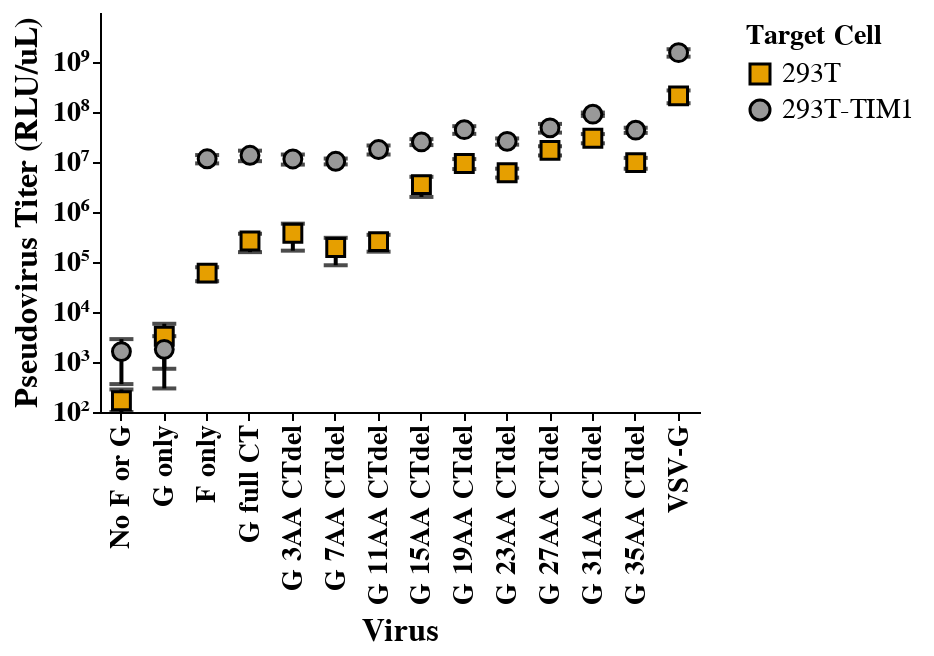

Notebook cell for this chart:
### Code cell
# Define a mapping of actual virus names to custom display names
virus_display_names = {
    "bald": "No F or G",
    "G only": "G only",
    "F only": "F only",
    "full G": "G full CT",
    "G -3": "G 3AA CTdel",
    "G -7": "G 7AA CTdel",
    "G -11": "G 11AA CTdel",
    "G -15": "G 15AA CTdel",
    "G -19": "G 19AA CTdel",
    "G -23": "G 23AA CTdel",
    "G -27": "G 27AA CTdel",
    "G -31": "G 31AA CTdel",
    "G -35": "G 35AA CTdel",
    "VSV-G": "VSV-G"
}
virus_order = [
    "bald",
    "G only",
    "F only",
    "full G",
    "G -3",
    "G -7",
    "G -11",
    "G -15",
    "G -19",
    "G -23",
    "G -27",
    "G -31",
    "G -35",
    "VSV-G"
]

# Filter df_agg_exp1 to include only selected viruses
df_agg_exp1 = df_agg_exp1[df_agg_exp1['virus'].isin(virus_order)].copy()

# Ensure category consistency and remove spaces
df_agg_exp1['virus'] = df_agg_exp1['virus'].str.strip()

# Create an explicit numerical order for sorting
virus_order_dict = {virus: i for i, virus in enumerate(virus_order)}
df_agg_exp1['virus_order'] = df_agg_exp1['virus'].map(virus_order_dict)

# Sort DataFrame before passing it to Altair
df_agg_exp1 = df_agg_exp1.sort_values('virus_order')

# Define tick positions for log-scale y-axis
log_ticks = [10**i for i in range(2, 10)]  # 10^2 to 10^9

# Manually define labels using Unicode superscripts
log_labels = ["10²", "10³", "10⁴", "10⁵", "10⁶", "10⁷", "10⁸", "10⁹"]

# Format label expression correctly for JavaScript using virus_display_names
label_expr = "{ " + ", ".join(f"{i}: '{virus_display_names[v]}'" for i, v in enumerate(virus_order)) + " }[datum.value]"

# Base chart with explicit sorting and custom x-axis labels
base = alt.Chart(df_agg_exp1).encode(
    x=alt.X(
        'virus_order:O',  # Use numerical order for sorting
        title='Virus',
        axis=alt.Axis(
            labelAngle=270,
            labelFontSize=14,
            labelFontWeight='bold',
            titleFontSize=16,
            titleFontWeight='bold',
            values=list(range(len(virus_order))),  # Ensures Altair keeps labels
            labelExpr=label_expr  # Maps back to custom virus names
        )
    ),
    y=alt.Y(
        'mean_RLU_uL:Q',
        title='Pseudovirus Titer (RLU/uL)',
        scale=alt.Scale(type='log', domain=[100, df_agg_exp1['upper_RLU_uL'].max()]),
        axis=alt.Axis(
            labelFontSize=14,
            labelFontWeight='bold',
            titleFontSize=16,
            titleFontWeight='bold',
            values=log_ticks,  # Force log ticks
            labelExpr="{ " + ", ".join(f"{v}: '{label}'" for v, label in zip(log_ticks, log_labels)) + " }[datum.value]"
        ),
    ),
    color=alt.Color(
        'cell line:N',
        scale=alt.Scale(domain=list(color_mapping.keys()), range=list(color_mapping.values())),
        legend=alt.Legend(title='Target Cell')
    ),
    shape=alt.Shape(
        'cell line:N',
        scale=alt.Scale(domain=list(shape_mapping.keys()), range=list(shape_mapping.values())),
        legend=alt.Legend(title='Target Cell')
    ),
    tooltip=[
        alt.Tooltip('virus:N', title='Virus'),
        alt.Tooltip('cell line:N', title='Target Cell'),
        alt.Tooltip('mean_RLU_uL:Q', title='Pseudovirus Titer (RLU/uL)'),
        alt.Tooltip('std_RLU_uL:Q', title='Standard Deviation')
    ]
)

# Points for the mean with fixed shape encoding and black outline
points = base.mark_point(
    size=80, filled=True, opacity=1, stroke='black', strokeWidth=1.5  # Adds black outline
).add_params(hover)

# Highlight nearest point (still on top)
highlight = base.transform_filter(hover).mark_circle(size=200, color="red")

# Error bars with black color (added first to appear behind)
error_bars = alt.Chart(df_agg_exp1).mark_rule(size=2, color='black').encode(
    x='virus_order:O',
    y='lower_RLU_uL:Q',
    y2='upper_RLU_uL:Q'
)

# Error bar caps with black color (added before points to stay behind)
error_caps = (
    alt.Chart(df_agg_exp1).mark_tick(size=12, thickness=2, orient='horizontal', color='black').encode(
        x='virus_order:O',
        y='lower_RLU_uL:Q'
    ) +
    alt.Chart(df_agg_exp1).mark_tick(size=12, thickness=2, orient='horizontal', color='black').encode(
        x='virus_order:O',
        y='upper_RLU_uL:Q'
    )
)

# Combine layers ensuring error bars & caps are behind points
combined_chart = (error_bars + error_caps + points + highlight).properties(
    width=300,
    height=200
).configure_axis(
    labelFontSize=8,  # Apply globally to be safe
    labelFontWeight='bold',
    titleFontSize=12,
    titleFontWeight='bold',
    grid=False
).configure_view(
    strokeWidth=2
)

combined_chart.save("03_output/plots/Titer_CTdel_G_Only.html")

# Display the chart
combined_chart

### Figure 1 — Vega-Lite specification as saved in the notebook (floating-point values rounded to 4 significant figures)
{"config": {"background": "transparent", "title": {"fontSize": 20, "fontWeight": "normal", "font": "Helvetica", "anchor": "start", "color": "#000000", "orient": "top", "offset": 5, "subtitleColor": "gray", "subtitleFont": "Helvetica", "subtitleFontWeight": "normal", "subtitleFontSize": 18, "subtitlePadding": 2}, "axis": {"domain": true, "domainColor": "black", "domainWidth": 1, "grid": false, "gridColor": "#DEDDDD", "gridWidth": 0.5, "labelFont": "Helvetica", "labelFontSize": 8, "labelFlush": false, "labelFontWeight": "bold", "labelPadding": 2, "tickColor": "black", "tickSize": 4, "tickWidth": 1, "titleFont": "Helvetica", "titleAlign": "center", "titleFontWeight": "bold", "titleFontSize": 12, "titlePadding": 5}, "legend": {"labelFont": "Helvetica", "labelFontSize": 14, "symbolSize": 100, "titleFont": "Helvetica", "titleFontSize": 14, "titleFontWeight": "bold", "padding": 5, "titleLimit": 200, "gradientLength": 100}, "range": {"category": ["#4e79a7", "#f28e2c", "#e15759", "#76b7b2", "#59a14f", "#edc949", "#af7aa1", "#ff9da7", "#9c755f", "#bab0ab"], "diverging": ["#c7e9b4", "#7fcdbb", "#41b6c4", "#1d91c0", "#225ea8", "#253494"]}, "view": {"stroke": "transparent", "strokeWidth": 2}, "text": {"font": "Helvetica Light", "fontSize": 14}}, "layer": [{"mark": {"type": "rule", "color": "black", "size": 2}, "encoding": {"x": {"field": "virus_order", "type": "ordinal"}, "y": {"field": "lower_RLU_uL", "type": "quantitative"}, "y2": {"field": "upper_RLU_uL"}}}, {"layer": [{"mark": {"type": "tick", "color": "black", "orient": "horizontal", "size": 12, "thickness": 2}, "encoding": {"x": {"field": "virus_order", "type": "ordinal"}, "y": {"field": "lower_RLU_uL", "type": "quantitative"}}}, {"mark": {"type": "tick", "color": "black", "orient": "horizontal", "size": 12, "thickness": 2}, "encoding": {"x": {"field": "virus_order", "type": "ordinal"}, "y": {"field": "upper_RLU_uL", "type": "quantitative"}}}]}, {"mark": {"type": "point", "filled": true, "opacity": 1, "size": 80, "stroke": "black", "strokeWidth": 1.5}, "encoding": {"color": {"field": "cell line", "legend": {"title": "Target Cell"}, "scale": {"domain": ["293T", "293T-TIM1"], "range": ["#E69F00", "#999999"]}, "type": "nominal"}, "shape": {"field": "cell line", "legend": {"title": "Target Cell"}, "scale": {"domain": ["293T", "293T-TIM1"], "range": ["square", "circle"]}, "type": "nominal"}, "tooltip": [{"field": "virus", "title": "Virus", "type": "nominal"}, {"field": "cell line", "title": "Target Cell", "type": "nominal"}, {"field": "mean_RLU_uL", "title": "Pseudovirus Titer (RLU/uL)", "type": "quantitative"}, {"field": "std_RLU_uL", "title": "Standard Deviation", "type": "quantitative"}], "x": {"axis": {"labelAngle": 270, "labelExpr": "{ 0: 'No F or G', 1: 'G only', 2: 'F only', 3: 'G full CT', 4: 'G 3AA CTdel', 5: 'G 7AA CTdel', 6: 'G 11AA CTdel', 7: 'G 15AA CTdel', 8: 'G 19AA CTdel', 9: 'G 23AA CTdel', 10: 'G 27AA CTdel', 11: 'G 31AA CTdel', 12: 'G 35AA CTdel', 13: 'VSV-G' }[datum.value]", "labelFontSize": 14, "labelFontWeight": "bold", "titleFontSize": 16, "titleFontWeight": "bold", "values": [0, 1, 2, 3, 4, 5, 6, 7, 8, 9, 10, 11, 12, 13]}, "field": "virus_order", "title": "Virus", "type": "ordinal"}, "y": {"axis": {"labelExpr": "{ 100: '10²', 1000: '10³', 10000: '10⁴', 100000: '10⁵', 1000000: '10⁶', 10000000: '10⁷', 100000000: '10⁸', 1000000000: '10⁹' }[datum.value]", "labelFontSize": 14, "labelFontWeight": "bold", "titleFontSize": 16, "titleFontWeight": "bold", "values": [100, 1000, 10000, 100000, 1000000, 10000000, 100000000, 1000000000]}, "field": "mean_RLU_uL", "scale": {"domain": [100, 1800000000.0], "type": "log"}, "title": "Pseudovirus Titer (RLU/uL)", "type": "quantitative"}}, "name": "view_15"}, {"mark": {"type": "circle", "color": "red", "size": 200}, "encoding": {"color": {"field": "cell line", "legend": {"title": "Target Cell"}, "scale": {"domain": ["293T", "293T-TIM1"], "range": ["#E69F00", "#999999"]}, "type": "nominal"}, "shape": {"field": "cell line", "legend": {"title": "Target Cell"}, "scale": {"domain": ["293T", "293T-TIM1"], "range": ["square", "circle"]}, "type": "nominal"}, "tooltip": [{"field": "virus", "title": "Virus", "type": "nominal"}, {"field": "cell line", "title": "Target Cell", "type": "nominal"}, {"field": "mean_RLU_uL", "title": "Pseudovirus Titer (RLU/uL)", "type": "quantitative"}, {"field": "std_RLU_uL", "title": "Standard Deviation", "type": "quantitative"}], "x": {"axis": {"labelAngle": 270, "labelExpr": "{ 0: 'No F or G', 1: 'G only', 2: 'F only', 3: 'G full CT', 4: 'G 3AA CTdel', 5: 'G 7AA CTdel', 6: 'G 11AA CTdel', 7: 'G 15AA CTdel', 8: 'G 19AA CTdel', 9: 'G 23AA CTdel', 10: 'G 27AA CTdel', 11: 'G 31AA CTdel', 12: 'G 35AA CTdel', 13: 'VSV-G' }[datum.value]", "labelFontSize": 14, "labelFontWeight": "bold", "titleFontSize": 16, "titleFontWeight": "bold", "values": [0, 1, 2, 3, 4, 5, 6, 7, 8, 9, 10, 11, 12, 13]}, "field": "virus_order", "title": "Virus", "type": "ordinal"}, "y": {"axis": {"labelExpr": "{ 100: '10²', 1000: '10³', 10000: '10⁴', 100000: '10⁵', 1000000: '10⁶', 10000000: '10⁷', 100000000: '10⁸', 1000000000: '10⁹' }[datum.value]", "labelFontSize": 14, "labelFontWeight": "bold", "titleFontSize": 16, "titleFontWeight": "bold", "values": [100, 1000, 10000, 100000, 1000000, 10000000, 100000000, 1000000000]}, "field": "mean_RLU_uL", "scale": {"domain": [100, 1800000000.0], "type": "log"}, "title": "Pseudovirus Titer (RLU/uL)", "type": "quantitative"}}, "transform": [{"filter": {"param": "param_2", "empty": false}}]}], "data": {"name": "data-72b8e22aca903072053864ce96918e25"}, "height": 200, "params": [{"name": "param_2", "select": {"type": "point", "fields": ["virus", "replicate"], "nearest": true, "on": "mouseover"}, "views": ["view_15"]}], "width": 300, "$schema": "https://vega.github.io/schema/vega-lite/v5.20.1.json", "datasets": {"data-72b8e22aca903072053864ce96918e25": [{"virus": "bald", "cell line": "293T", "experiment": "ct del", "mean_RLU_uL": 167.6, "std_RLU_uL": 114.5, "lower_RLU_uL": 100.0, "upper_RLU_uL": 282.0, "virus_order": 0}, {"virus": "bald", "cell line": "293T-TIM1", "experiment": "ct del", "mean_RLU_uL": 1615.0, "std_RLU_uL": 1254.0, "lower_RLU_uL": 361.5, "upper_RLU_uL": 2869.0, "virus_order": 0}, {"virus": "G only", "cell line": "293T", "experiment": "ct del", "mean_RLU_uL": 3274.0, "std_RLU_uL": 2542.0, "lower_RLU_uL": 732.3, "upper_RLU_uL": 5817.0, "virus_order": 1}, {"virus": "G only", "cell line": "293T-TIM1", "experiment": "ct del", "mean_RLU_uL": 1790.0, "std_RLU_uL": 1494.0, "lower_RLU_uL": 295.9, "upper_RLU_uL": 3285.0, "virus_order": 1}, {"virus": "F only", "cell line": "293T", "experiment": "ct del", "mean_RLU_uL": 59920.0, "std_RLU_uL": 18600.0, "lower_RLU_uL": 41320.0, "upper_RLU_uL": 78520.0, "virus_order": 2}, {"virus": "F only", "cell line": "293T-TIM1", "experiment": "ct del", "mean_RLU_uL": 11580000.0, "std_RLU_uL": 2189000.0, "lower_RLU_uL": 9390000.0, "upper_RLU_uL": 13770000.0, "virus_order": 2}, {"virus": "full G", "cell line": "293T", "experiment": "ct del", "mean_RLU_uL": 262500.0, "std_RLU_uL": 104900.0, "lower_RLU_uL": 157600.0, "upper_RLU_uL": 367400.0, "virus_order": 3}, {"virus": "full G", "cell line": "293T-TIM1", "experiment": "ct del", "mean_RLU_uL": 13620000.0, "std_RLU_uL": 3228000.0, "lower_RLU_uL": 10390000.0, "upper_RLU_uL": 16850000.0, "virus_order": 3}, {"virus": "G -3", "cell line": "293T", "experiment": "ct del", "mean_RLU_uL": 376400.0, "std_RLU_uL": 207900.0, "lower_RLU_uL": 168500.0, "upper_RLU_uL": 584400.0, "virus_order": 4}, {"virus": "G -3", "cell line": "293T-TIM1", "experiment": "ct del", "mean_RLU_uL": 11500000.0, "std_RLU_uL": 2620000.0, "lower_RLU_uL": 8876000.0, "upper_RLU_uL": 14120000.0, "virus_order": 4}, {"virus": "G -7", "cell line": "293T", "experiment": "ct del", "mean_RLU_uL": 195300.0, "std_RLU_uL": 109200.0, "lower_RLU_uL": 86070.0, "upper_RLU_uL": 304500.0, "virus_order": 5}, {"virus": "G -7", "cell line": "293T-TIM1", "experiment": "ct del", "mean_RLU_uL": 10340000.0, "std_RLU_uL": 1383000.0, "lower_RLU_uL": 8959000.0, "upper_RLU_uL": 11720000.0, "virus_order": 5}, {"virus": "G -11", "cell line": "293T", "experiment": "ct del", "mean_RLU_uL": 255400.0, "std_RLU_uL": 94530.0, "lower_RLU_uL": 160900.0, "upper_RLU_uL": 349900.0, "virus_order": 6}, {"virus": "G -11", "cell line": "293T-TIM1", "experiment": "ct del", "mean_RLU_uL": 17760000.0, "std_RLU_uL": 3634000.0, "lower_RLU_uL": 14120000.0, "upper_RLU_uL": 21390000.0, "virus_order": 6}, {"virus": "G -15", "cell line": "293T", "experiment": "ct del", "mean_RLU_uL": 3528000.0, "std_RLU_uL": 1527000.0, "lower_RLU_uL": 2001000.0, "upper_RLU_uL": 5056000.0, "virus_order": 7}, {"virus": "G -15", "cell line": "293T-TIM1", "experiment": "ct del", "mean_RLU_uL": 25210000.0, "std_RLU_uL": 3425000.0, "lower_RLU_uL": 21790000.0, "upper_RLU_uL": 28640000.0, "virus_order": 7}, {"virus": "G -19", "cell line": "293T", "experiment": "ct del", "mean_RLU_uL": 9333000.0, "std_RLU_uL": 2104000.0, "lower_RLU_uL": 7229000.0, "upper_RLU_uL": 11440000.0, "virus_order": 8}, {"virus": "G -19", "cell line": "293T-TIM1", "experiment": "ct del", "mean_RLU_uL": 44300000.0, "std_RLU_uL": 7744000.0, "lower_RLU_uL": 36560000.0, "upper_RLU_uL": 52050000.0, "virus_order": 8}, {"virus": "G -23", "cell line": "293T-TIM1", "experiment": "ct del", "mean_RLU_uL": 25900000.0, "std_RLU_uL": 3691000.0, "lower_RLU_uL": 22210000.0, "upper_RLU_uL": 29590000.0, "virus_order": 9}, {"virus": "G -23", "cell line": "293T", "experiment": "ct del", "mean_RLU_uL": 6107000.0, "std_RLU_uL": 1236000.0, "lower_RLU_uL": 4871000.0, "upper_RLU_uL": 7344000.0, "virus_order": 9}, {"virus": "G -27", "cell line": "293T", "experiment": "ct del", "mean_RLU_uL": 17080000.0, "std_RLU_uL": 3563000.0, "lower_RLU_uL": 13520000.0, "upper_RLU_uL": 20650000.0, "virus_order": 10}, {"virus": "G -27", "cell line": "293T-TIM1", "experiment": "ct del", "mean_RLU_uL": 48230000.0, "std_RLU_uL": 9547000.0, "lower_RLU_uL": 38680000.0, "upper_RLU_uL": 57770000.0, "virus_order": 10}, {"virus": "G -31", "cell line": "293T-TIM1", "experiment": "ct del", "mean_RLU_uL": 90450000.0, "std_RLU_uL": 6868000.0, "lower_RLU_uL": 83580000.0, "upper_RLU_uL": 97320000.0, "virus_order": 11}, {"virus": "G -31", "cell line": "293T", "experiment": "ct del", "mean_RLU_uL": 29920000.0, "std_RLU_uL": 6247000.0, "lower_RLU_uL": 23670000.0, "upper_RLU_uL": 36170000.0, "virus_order": 11}, {"virus": "G -35", "cell line": "293T-TIM1", "experiment": "ct del", "mean_RLU_uL": 43310000.0, "std_RLU_uL": 5104000.0, "lower_RLU_uL": 38200000.0, "upper_RLU_uL": 48410000.0, "virus_order": 12}, {"virus": "G -35", "cell line": "293T", "experiment": "ct del", "mean_RLU_uL": 9710000.0, "std_RLU_uL": 2376000.0, "lower_RLU_uL": 7334000.0, "upper_RLU_uL": 12090000.0, "virus_order": 12}, {"virus": "VSV-G", "cell line": "293T-TIM1", "experiment": "ct del", "mean_RLU_uL": 1539000000.0, "std_RLU_uL": 260700000.0, "lower_RLU_uL": 1279000000.0, "upper_RLU_uL": 1800000000.0, "virus_order": 13}, {"virus": "VSV-G", "cell line": "293T", "experiment": "ct del", "mean_RLU_uL": 209800000.0, "std_RLU_uL": 59950000.0, "lower_RLU_uL": 149900000.0, "upper_RLU_uL": 269800000.0, "virus_order": 13}]}}
